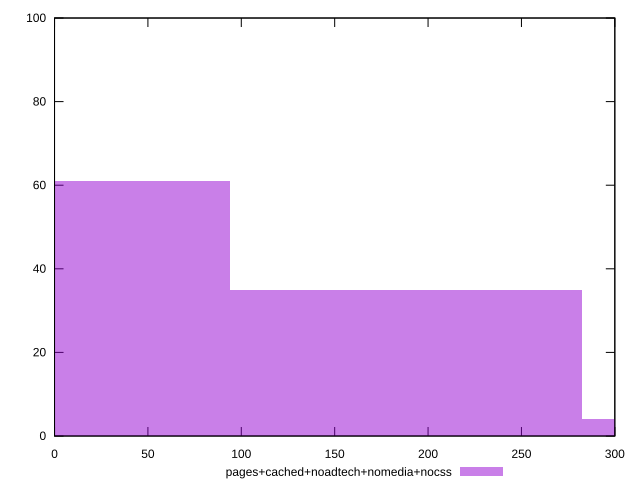

Recreate this plot in gnuplot.
reset

$pagesCachedNoadtechNomediaNocss <<EOF
188.18727965560345 35
0 61
376.3745593112069 4
EOF

set key outside below
set boxwidth 188.18727965560345
set xrange [0:300]
set yrange [0:100]
set trange [0:100]
set style fill transparent solid 0.5 noborder
set terminal svg size 640, 490 enhanced background rgb 'white'
set output "report_00011_2021-02-09T10:53:21.242Z/unminified-javascript/comparison/histogram/4_vs_5.svg"

plot $pagesCachedNoadtechNomediaNocss title "pages+cached+noadtech+nomedia+nocss" with boxes

reset
